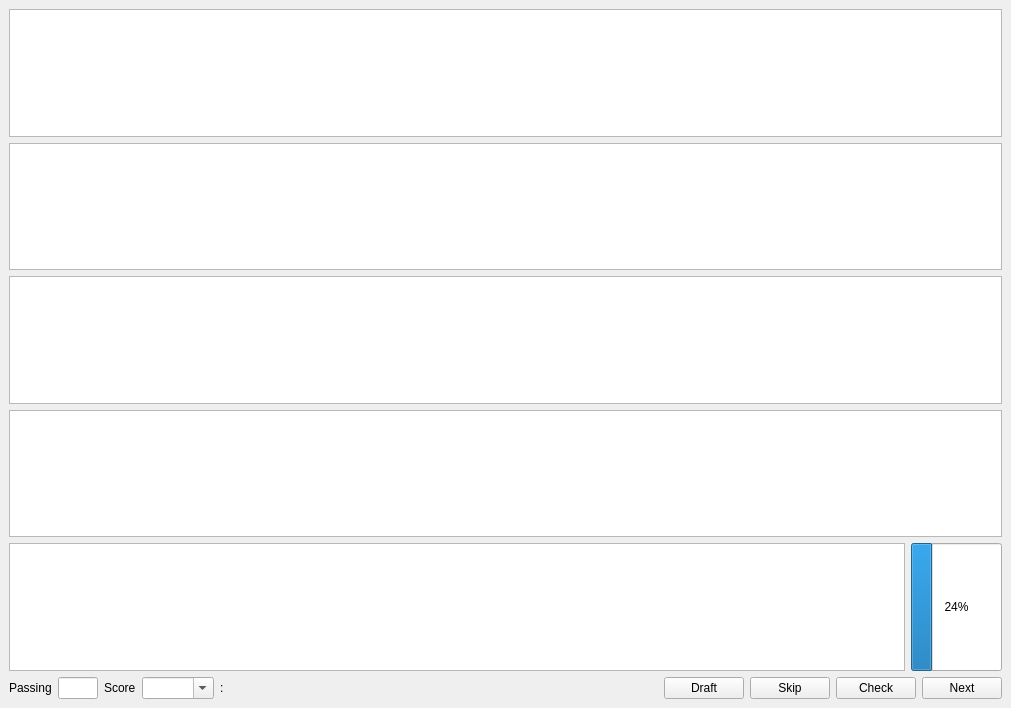
<?xml version="1.0" encoding="UTF-8"?>
<ui version="4.0">
 <class>PracticeWindow</class>
 <widget class="QMainWindow" name="PracticeWindow">
  <property name="geometry">
   <rect>
    <x>0</x>
    <y>0</y>
    <width>1011</width>
    <height>708</height>
   </rect>
  </property>
  <property name="windowTitle">
   <string>Qrammer - Cramming in progress</string>
  </property>
  <property name="windowIcon">
   <iconset resource="res.qrc">
    <normaloff>:/Main.ico</normaloff>:/Main.ico</iconset>
  </property>
  <widget class="QWidget" name="centralwidget">
   <layout class="QVBoxLayout" name="verticalLayout" stretch="0,0,0,0,0,0">
    <item>
     <widget class="QTextEdit" name="textEdit_Question">
      <property name="acceptRichText">
       <bool>false</bool>
      </property>
     </widget>
    </item>
    <item>
     <widget class="QTextEdit" name="textEdit_Answer">
      <property name="acceptRichText">
       <bool>false</bool>
      </property>
     </widget>
    </item>
    <item>
     <widget class="QTextEdit" name="textEdit_Draft">
      <property name="acceptRichText">
       <bool>false</bool>
      </property>
     </widget>
    </item>
    <item>
     <widget class="QTextEdit" name="textEdit_DraftAndroid"/>
    </item>
    <item>
     <layout class="QHBoxLayout" name="horizontalLayout_5" stretch="95,5">
      <item>
       <widget class="QTextEdit" name="textEdit_Info">
        <property name="readOnly">
         <bool>true</bool>
        </property>
        <property name="acceptRichText">
         <bool>false</bool>
        </property>
       </widget>
      </item>
      <item>
       <widget class="QProgressBar" name="progressBar_Learning">
        <property name="sizePolicy">
         <sizepolicy hsizetype="Preferred" vsizetype="Expanding">
          <horstretch>0</horstretch>
          <verstretch>0</verstretch>
         </sizepolicy>
        </property>
        <property name="minimumSize">
         <size>
          <width>0</width>
          <height>0</height>
         </size>
        </property>
        <property name="value">
         <number>24</number>
        </property>
        <property name="alignment">
         <set>Qt::AlignLeading|Qt::AlignLeft|Qt::AlignTop</set>
        </property>
       </widget>
      </item>
     </layout>
    </item>
    <item>
     <layout class="QHBoxLayout" name="horizontalLayout_4" stretch="1,1,1,1,1,10,0,1,1,1">
      <item>
       <widget class="QLabel" name="label_PassingScore">
        <property name="sizePolicy">
         <sizepolicy hsizetype="Maximum" vsizetype="Maximum">
          <horstretch>0</horstretch>
          <verstretch>0</verstretch>
         </sizepolicy>
        </property>
        <property name="text">
         <string>Passing</string>
        </property>
       </widget>
      </item>
      <item>
       <widget class="QLineEdit" name="lineEdit_PassingScore">
        <property name="sizePolicy">
         <sizepolicy hsizetype="Preferred" vsizetype="Maximum">
          <horstretch>0</horstretch>
          <verstretch>0</verstretch>
         </sizepolicy>
        </property>
        <property name="maximumSize">
         <size>
          <width>16777215</width>
          <height>16777215</height>
         </size>
        </property>
        <property name="maxLength">
         <number>3</number>
        </property>
       </widget>
      </item>
      <item>
       <widget class="QLabel" name="label_Score">
        <property name="sizePolicy">
         <sizepolicy hsizetype="Maximum" vsizetype="Maximum">
          <horstretch>0</horstretch>
          <verstretch>0</verstretch>
         </sizepolicy>
        </property>
        <property name="text">
         <string>Score</string>
        </property>
       </widget>
      </item>
      <item>
       <widget class="QComboBox" name="comboBox_Score">
        <property name="sizePolicy">
         <sizepolicy hsizetype="Maximum" vsizetype="Maximum">
          <horstretch>0</horstretch>
          <verstretch>0</verstretch>
         </sizepolicy>
        </property>
        <property name="maximumSize">
         <size>
          <width>16777215</width>
          <height>16777215</height>
         </size>
        </property>
        <property name="editable">
         <bool>true</bool>
        </property>
        <property name="maxVisibleItems">
         <number>14</number>
        </property>
       </widget>
      </item>
      <item>
       <widget class="QLabel" name="label_NewScore">
        <property name="sizePolicy">
         <sizepolicy hsizetype="Preferred" vsizetype="Preferred">
          <horstretch>0</horstretch>
          <verstretch>0</verstretch>
         </sizepolicy>
        </property>
        <property name="maximumSize">
         <size>
          <width>200</width>
          <height>16777215</height>
         </size>
        </property>
        <property name="styleSheet">
         <string notr="true"/>
        </property>
        <property name="text">
         <string>: &lt;null&gt;</string>
        </property>
       </widget>
      </item>
      <item>
       <spacer name="horizontalSpacer">
        <property name="sizePolicy">
         <sizepolicy hsizetype="Minimum" vsizetype="Minimum">
          <horstretch>0</horstretch>
          <verstretch>0</verstretch>
         </sizepolicy>
        </property>
        <property name="orientation">
         <enum>Qt::Horizontal</enum>
        </property>
        <property name="sizeHint" stdset="0">
         <size>
          <width>40</width>
          <height>20</height>
         </size>
        </property>
       </spacer>
      </item>
      <item>
       <widget class="QPushButton" name="pushButton_Switch">
        <property name="sizePolicy">
         <sizepolicy hsizetype="Maximum" vsizetype="Maximum">
          <horstretch>0</horstretch>
          <verstretch>0</verstretch>
         </sizepolicy>
        </property>
        <property name="text">
         <string>Draft</string>
        </property>
       </widget>
      </item>
      <item>
       <widget class="QPushButton" name="pushButton_Skip">
        <property name="sizePolicy">
         <sizepolicy hsizetype="Maximum" vsizetype="Maximum">
          <horstretch>0</horstretch>
          <verstretch>0</verstretch>
         </sizepolicy>
        </property>
        <property name="text">
         <string>Skip</string>
        </property>
       </widget>
      </item>
      <item>
       <widget class="QPushButton" name="pushButton_Check">
        <property name="sizePolicy">
         <sizepolicy hsizetype="Maximum" vsizetype="Maximum">
          <horstretch>0</horstretch>
          <verstretch>0</verstretch>
         </sizepolicy>
        </property>
        <property name="maximumSize">
         <size>
          <width>16777215</width>
          <height>16777215</height>
         </size>
        </property>
        <property name="text">
         <string>Check</string>
        </property>
       </widget>
      </item>
      <item>
       <widget class="QPushButton" name="pushButton_Next">
        <property name="sizePolicy">
         <sizepolicy hsizetype="Maximum" vsizetype="Maximum">
          <horstretch>0</horstretch>
          <verstretch>0</verstretch>
         </sizepolicy>
        </property>
        <property name="maximumSize">
         <size>
          <width>16777215</width>
          <height>16777215</height>
         </size>
        </property>
        <property name="text">
         <string>Next</string>
        </property>
       </widget>
      </item>
     </layout>
    </item>
   </layout>
  </widget>
 </widget>
 <resources>
  <include location="res.qrc"/>
 </resources>
 <connections/>
</ui>
